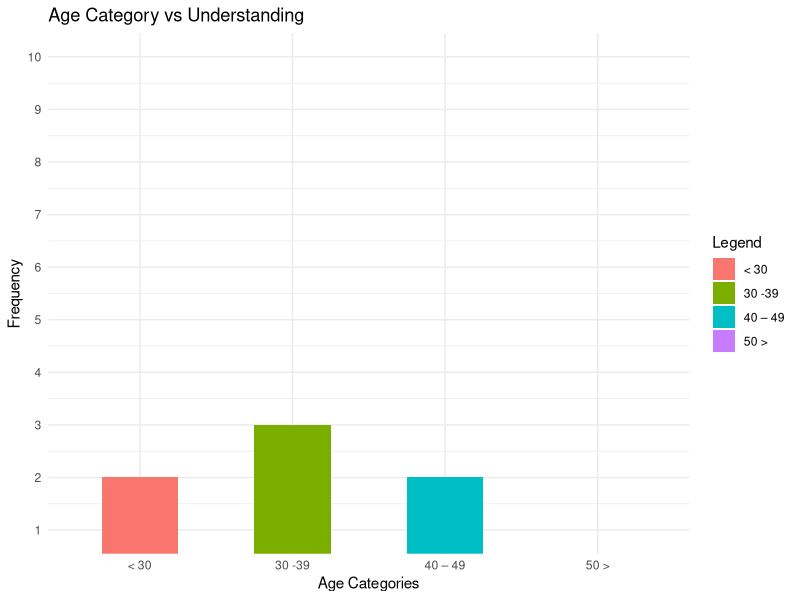

This figure's R source:
library(readxl)
library(ggplot2)

age_group<-as.data.frame(read_excel("Demographic_and_BI_adoption.xlsx", sheet = "Demography_information", range = "C2:C13",col_names = FALSE,col_types = "text"))

bi_doption<-as.data.frame(read_excel("Demographic_and_BI_adoption.xlsx", sheet = "Business_intelligence_adoption", range = "D2:D13",col_names = FALSE,col_types = "text"))

occurance<-table(age_group[,1],bi_doption[,1])

q<-as.data.frame.matrix(occurance)
age_row_names <-as.data.frame(row.names.data.frame(q))
nFrame<-data.frame(
  age = age_row_names,
  no = q[,1],
  yes = q[,2]
)
colnames(nFrame)<-c("age","no","yes")

tiff("understanding_vs_age_barChat.tiff", units="in", width=5, height=5, res=300)
ggplot(nFrame, aes(x=age,y = yes,fill=age)) + 
  geom_col(width = 0.5)+
  scale_y_continuous(breaks = seq(1,10,by=1))+
  coord_cartesian(ylim = c(1,10))+
  labs(
    title = "Age Category vs Understanding",
    x="Age Categories",
    y="Frequency",
    fill ="Legend"
  )+theme_minimal()
dev.off()
